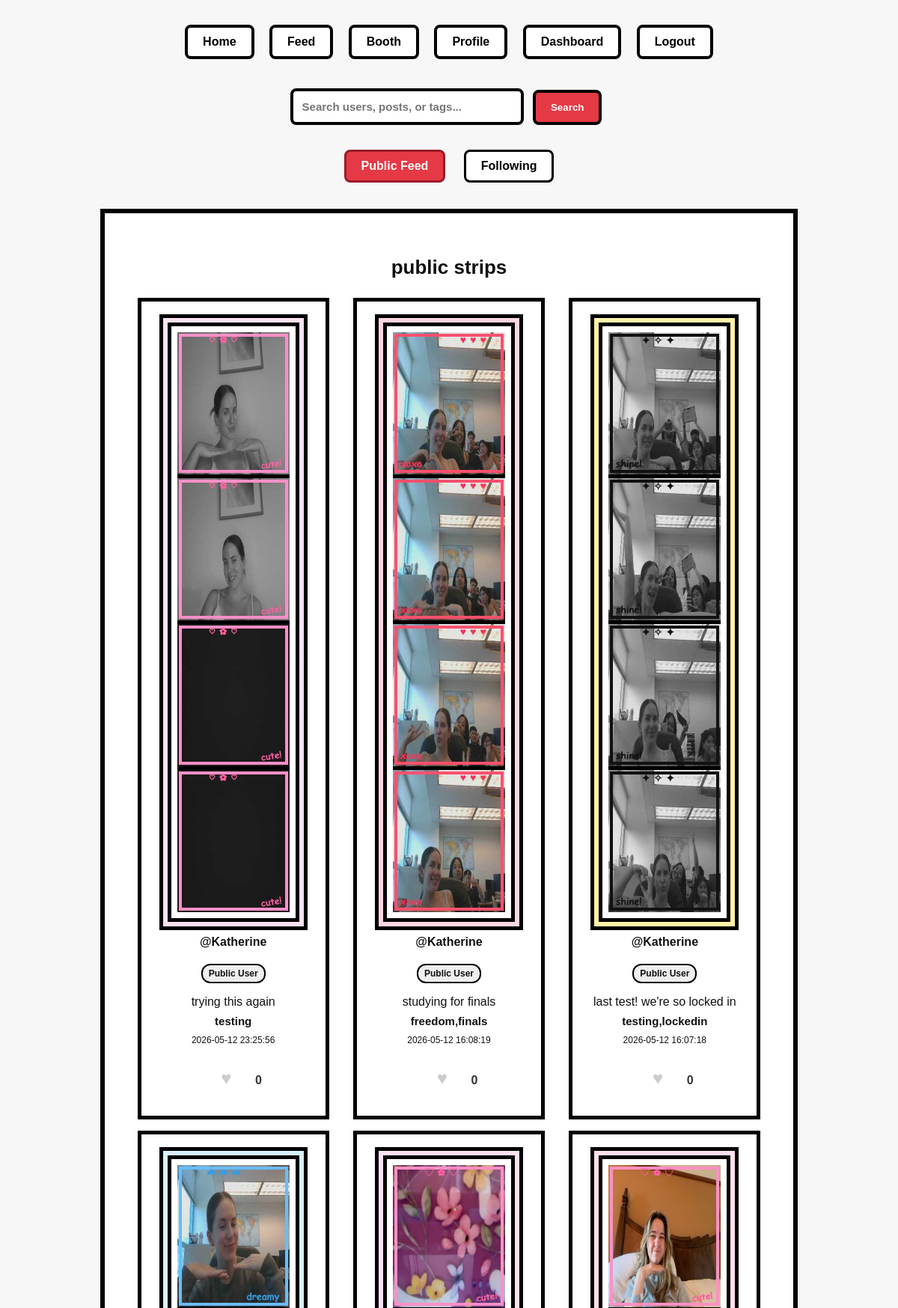
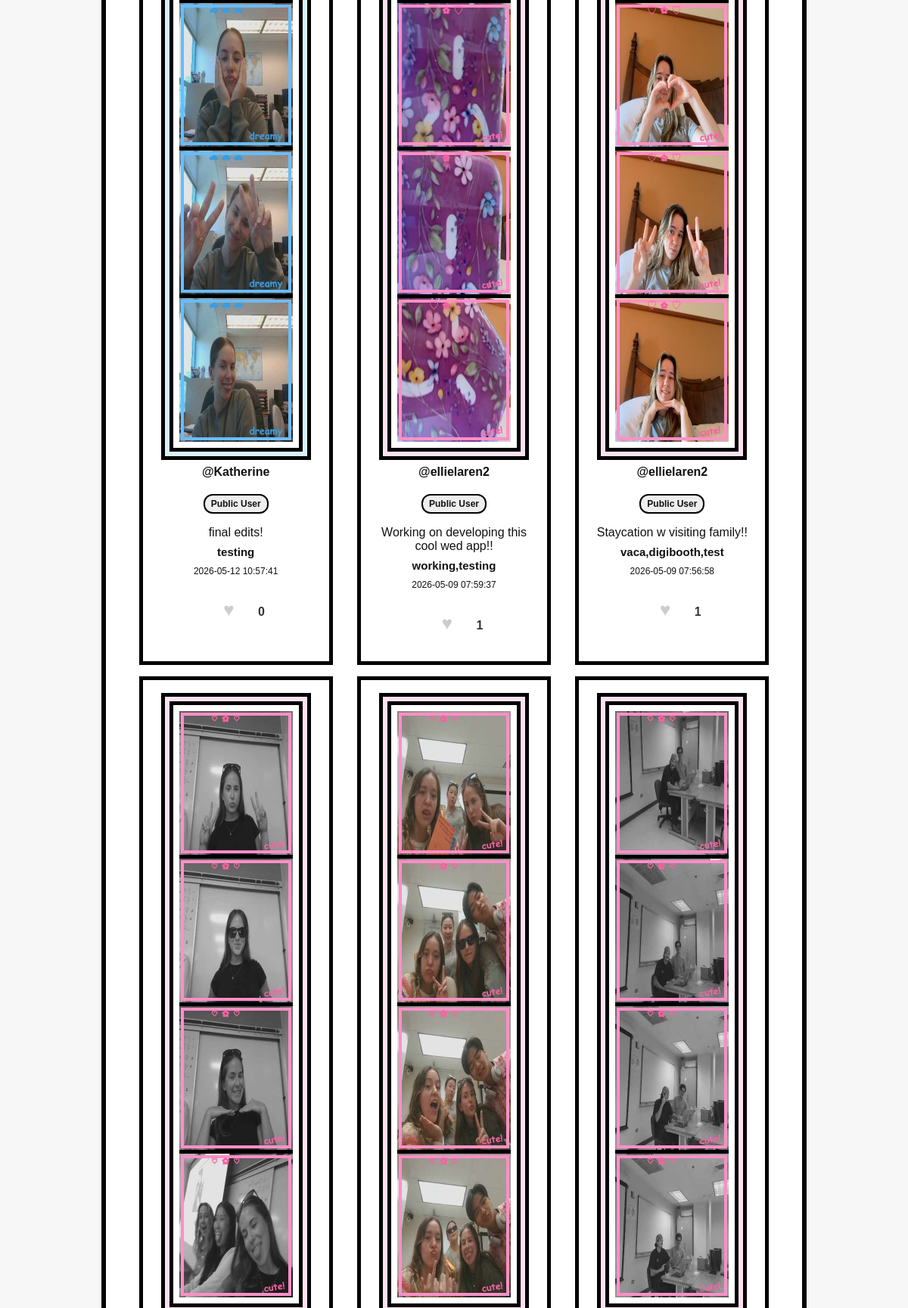
/feed (signed in, upper part), run on the app's committed database (2 pictures, top to bottom).
### tables this page shows
CREATE TABLE posts (
           id INTEGER PRIMARY KEY AUTOINCREMENT,
           username TEXT NOT NULL,
           image_filenames TEXT NOT NULL,  -- JSON string
           filter_choice TEXT,
           frame_choice TEXT,
           layout_choice TEXT,
           caption TEXT,
           tags TEXT,
           timestamp TEXT NOT NULL
       , privacy TEXT DEFAULT 'public');

### app.py (the view, shortened to what this page needs)
@app.route("/feed")
def feed():
    if "username" not in session:
        return redirect("/signin")
    current_user = session["username"]
    search_query = request.args.get("q", "").strip().lower()
    view = request.args.get("view", "public")
    conn = get_db_connection()
    current_user_row = conn.execute(
        "SELECT user_type FROM users WHERE username = ?",
        (current_user,)
    ).fetchone()
    current_user_type = current_user_row["user_type"] if current_user_row else "public"
    current_is_uh = current_user_type == "uh"
    session["user_type"] = current_user_type
    if view == "following":
        followed_users = conn.execute(
            "SELECT followed_username FROM follows WHERE follower_username = ?",
            (current_user,)
        ).fetchall()
        followed_usernames = [row["followed_username"] for row in followed_users]
        followed_usernames.append(current_user)
        placeholders = ",".join("?" * len(followed_usernames))
        if current_is_uh:
            posts_rows = conn.execute(
                f"""
                SELECT posts.*, users.user_type
                FROM posts
                JOIN users ON posts.username = users.username
                WHERE posts.username IN ({placeholders})
                AND posts.privacy IN ('public', 'university')
                ORDER BY posts.timestamp DESC
                """,
                followed_usernames
            ).fetchall()
        else:
            posts_rows = conn.execute(
                f"""
                SELECT posts.*, users.user_type
                FROM posts
                JOIN users ON posts.username = users.username
                WHERE posts.username IN ({placeholders})
                AND posts.privacy = 'public'
                ORDER BY posts.timestamp DESC
                """,
                followed_usernames
            ).fetchall()
    else:
        view = "public"
        posts_rows = conn.execute(
            """
            SELECT posts.*, users.user_type
            FROM posts
            JOIN users ON posts.username = users.username
            WHERE posts.privacy = 'public'
            ORDER BY posts.timestamp DESC
            """
        ).fetchall()
    posts = []
    for row in posts_rows:
        post = dict(row)
        post["image_filenames"] = json.loads(post["image_filenames"])
        like_count = conn.execute(
            "SELECT COUNT(*) as count FROM likes WHERE post_id = ?",
            (post["id"],)
        ).fetchone()["count"]
        user_liked = conn.execute(
            "SELECT 1 FROM likes WHERE post_id = ? AND username = ?",
            (post["id"], current_user)
        ).fetchone() is not None
        post["like_count"] = like_count
        post["user_liked"] = user_liked
        posts.append(post)
    if search_query:
        filtered_posts = []
        for post in posts:
            username = post.get("username", "").lower()
            caption = post.get("caption", "").lower()
            tags = post.get("tags", "").lower()
            if search_query in username or search_query in caption or search_query in tags:
                filtered_posts.append(post)
        user_rows = conn.execute(
            """
            SELECT username, name, bio, profile_image, user_type
            FROM users
            WHERE username LIKE ? OR name LIKE ? OR bio LIKE ?
            """,
            (f"%{search_query}%", f"%{search_query}%", f"%{search_query}%")
        ).fetchall()
        users = []
        for row in user_rows:
            user = dict(row)
            follower_count = conn.execute(
                "SELECT COUNT(*) as count FROM follows WHERE followed_username = ?",
                (user["username"],)
            ).fetchone()["count"]
            following_count = conn.execute(
                "SELECT COUNT(*) as count FROM follows WHERE follower_username = ?",
                (user["username"],)
            ).fetchone()["count"]
            is_following = False
            if current_user != user["username"]:
                is_following = conn.execute(
                    """
                    SELECT 1 FROM follows
                    WHERE follower_username = ? AND followed_username = ?
                    """,
                    (current_user, user["username"])
                ).fetchone() is not None
            user["follower_count"] = follower_count
            user["following_count"] = following_count
            user["is_following"] = is_following
            users.append(user)
        posts = filtered_posts
    else:
        users = []
    conn.close()
    return render_template(
        "feed.html",
        username=session["username"],
        posts=posts,
        users=users,
        search_query=search_query,
        view=view,
        current_is_uh=current_is_uh,
        error=None
    )

### app.py (called while the page is built)
def get_db_connection():
    conn = sqlite3.connect(DATABASE)
    conn.row_factory = sqlite3.Row
    return conn

### templates/feed.html (shortened to what this page needs)
<!DOCTYPE html>
<html>
<head>
   <link rel="stylesheet" href="{{ url_for('static', filename='style.css') }}">
</head>
<body>
{% include "_navbar.html" %}
<form action="/feed" method="GET" class="search-box">
   <input
       type="text"
       name="q"
       placeholder="Search users, posts, or tags..."
       value="{{ search_query }}"
   >
   <button type="submit">Search</button>
</form>
<div class="feed-toggle">
   <a href="/feed?view=public{% if search_query %}&q={{ search_query }}{% endif %}"
      class="toggle-button {% if view == 'public' %}active{% endif %}">
      Public Feed
   </a>
   <a href="/feed?view=following{% if search_query %}&q={{ search_query }}{% endif %}"
      class="toggle-button {% if view == 'following' %}active{% endif %}">
      Following
   </a>
</div>
<div class="feed-wall">
   <h2 class="wall-label">
       {% if view == 'following' %}
           following strips
       {% elif view == 'university' %}
           UH only strips
       {% else %}
           public strips
       {% endif %}
   </h2>
   {% if posts %}
       {% for post in posts %}
           <div class="post-card">
               <div class="posted-strip frame-{{ post['frame_choice'] }}">
                   {% for image in post.image_filenames %}
                       <div class="posted-photo">
                           <img
                               src="{{ url_for('static', filename='uploads/' + image) }}"
                               alt="Posted photostrip photo"
                           >
                       </div>
                   {% endfor %}
               </div>
               <p>
                   <strong>
                       <a href="/profile/{{ post.username }}" class="username-link">@{{ post.username }}</a>
                   </strong>
               </p>
               {% if post.user_type == 'uh' %}
                   <span class="badge uh-badge">Verified UH</span>
               {% else %}
                   <span class="badge public-badge">Public User</span>
               {% endif %}
               {% if post.caption %}
                   <p class="caption">{{ post.caption }}</p>
               {% endif %}
               {% if post.tags %}
                   <p class="tag">{{ post.tags }}</p>
               {% endif %}
               <p class="timestamp">{{ post.timestamp }}</p>
               <div class="like-section">
                   <button class="like-button {% if post.user_liked %}liked{% endif %}"
                           data-post-id="{{ post.id }}"
                           onclick="toggleLike('{{ post.id }}')">
                       ♥
                   </button>
                   <span class="like-count">{{ post.like_count }}</span>
               </div>
           </div>
       {% endfor %}
   {% else %}
       <p class="empty-feed">No posts yet. Create your first photostrip!</p>
   {% endif %}
</div>
</body>
</html>

### static/style.css (style rules this page uses)
body { margin: 0; font-family: "Comic Sans MS", "Trebuchet MS", Arial, sans-serif; background: #f7f7f7; color: #111; text-align: center; }
input { width: 95%; padding: 12px; margin-top: 6px; border: 4px solid black; font-size: 15px; }
button { margin: 8px; padding: 10px 14px; border: 3px solid black; background: white; color: black; font-weight: bold; cursor: pointer; }
.feed-wall { width: 750px; margin: 40px auto; padding: 30px; border: 6px solid black; background: white; position: relative; }
.post-card { display: inline-block; width: 210px; margin: 18px; padding: 15px; border: 5px solid black; background: white; }
.frame-pink { border-color: #ff8fc7; background: #fff2f8; box-shadow: 0 0 0 6px #ffe1f0, 0 0 0 11px black; }
.frame-stars { background: #fffbe8; box-shadow: 0 0 0 6px #fff3a8, 0 0 0 11px black; }
.frame-hearts { border-color: #ff4f6d; background: #fff5f5; box-shadow: 0 0 0 6px #ffd6df, 0 0 0 11px black; }
.frame-clouds { border-color: #68bdfc; background: #eef8ff; box-shadow: 0 0 0 6px #d8f0ff, 0 0 0 11px black; }
.caption { font-size: 15px; }
.tag { font-size: 14px; font-weight: bold; }
.search-box { margin: 25px auto; text-align: center; }
.search-box input { width: 280px; padding: 12px; border: 4px solid black; border-radius: 8px; font-weight: bold; }
.search-box button { padding: 12px 20px; border: 4px solid black; background: #e63946;; color: white; font-weight: bold; border-radius: 8px; cursor: pointer; }

### templates/feed.html (style rules this page uses)
.feed-wall { width: 850px; min-height: 450px; margin: 35px auto; padding: 35px; border: 6px solid black; background: white; display: grid; grid-template-columns: repeat(3, 1fr); gap: 15px; }
.wall-label { width: 100%; font-size: 26px; font-weight: bold; margin-bottom: 10px; text-align: center; grid-column: 1 / -1; }
.post-card { max-width: 240px; margin: 0 auto; padding: 18px; border: 5px solid black; background: white; text-align: center; }
.posted-strip { width: 150px; margin: 10px auto 18px; border: 5px solid black; background: white; padding: 8px; }
.posted-photo { border-bottom: 5px solid black; background: white; }
.posted-photo:last-child { border-bottom: none; }
.posted-photo img { width: 100%; height: auto; display: block; object-fit: contain; }
.caption { font-size: 16px; margin: 8px 0; }
.tag { font-weight: bold; font-size: 15px; margin: 8px 0; }
.timestamp { font-size: 12px; margin-top: 10px; }
button { margin: 8px; padding: 10px 14px; border: 3px solid black; background: white; font-weight: bold; cursor: pointer; }
.like-section { margin-top: 10px; text-align: center; }
.like-button { background: none; border: none; font-size: 24px; cursor: pointer; color: #ccc; transition: color 0.2s; }
.like-count { margin-left: 5px; font-size: 16px; font-weight: bold; color: #333; }
.feed-toggle { text-align: center; margin: 20px 0; }
.toggle-button { display: inline-block; margin: 0 10px; padding: 10px 20px; border: 3px solid black; background: white; color: black; text-decoration: none; font-weight: bold; border-radius: 8px; }
.toggle-button.active { background: #e63946; color: white; border-color: #9a1c28; }
.badge { display: inline-block; margin: 4px 0 8px; padding: 4px 8px; border: 2px solid black; border-radius: 12px; font-size: 12px; font-weight: bold; background: #f4f4f4; }
.public-badge { background: #eeeeee; }
.username-link { color: inherit; text-decoration: none; }

### data on the page
posts: username "Katherine", shows "Public User", caption "trying this again", tags "testing", timestamp "2026-05-12 23:25:56", like_count "0"
posts: username "Katherine", shows "Public User", caption "studying for finals", tags "freedom,finals", timestamp "2026-05-12 16:08:19", like_count "0"
posts: username "Katherine", shows "Public User", caption "last test! we're so locked in", tags "testing,lockedin", timestamp "2026-05-12 16:07:18", like_count "0"
posts: username "Katherine", shows "Public User", caption "final edits!", tags "testing", timestamp "2026-05-12 10:57:41", like_count "0"
posts: username "ellielaren2", shows "Public User", caption "Working on developing this cool wed app!!", tags "working,testing", timestamp "2026-05-09 07:59:37", like_count "1"
posts: username "ellielaren2", shows "Public User", caption "Staycation w visiting family!!", tags "vaca,digibooth,test", timestamp "2026-05-09 07:56:58", like_count "1"
